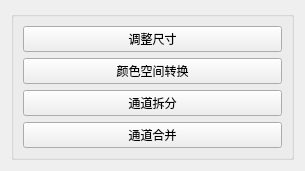
        <widget class="QWidget" name="page_3">
         <property name="geometry">
          <rect>
           <x>0</x>
           <y>0</y>
           <width>305</width>
           <height>159</height>
          </rect>
         </property>
         <attribute name="label">
          <string>基本图像处理</string>
         </attribute>
         <layout class="QVBoxLayout" name="verticalLayout_8">
          <item>
           <widget class="QGroupBox" name="groupBox_6">
            <property name="title">
             <string/>
            </property>
            <layout class="QVBoxLayout" name="verticalLayout_7">
             <item>
              <widget class="QPushButton" name="pushButton_3">
               <property name="text">
                <string>调整尺寸</string>
               </property>
              </widget>
             </item>
             <item>
              <widget class="QPushButton" name="pushButton_4">
               <property name="text">
                <string>颜色空间转换</string>
               </property>
              </widget>
             </item>
             <item>
              <widget class="QPushButton" name="pushButton_5">
               <property name="text">
                <string>通道拆分</string>
               </property>
              </widget>
             </item>
             <item>
              <widget class="QPushButton" name="pushButton_6">
               <property name="text">
                <string>通道合并</string>
               </property>
              </widget>
             </item>
            </layout>
           </widget>
          </item>
         </layout>
        </widget>
